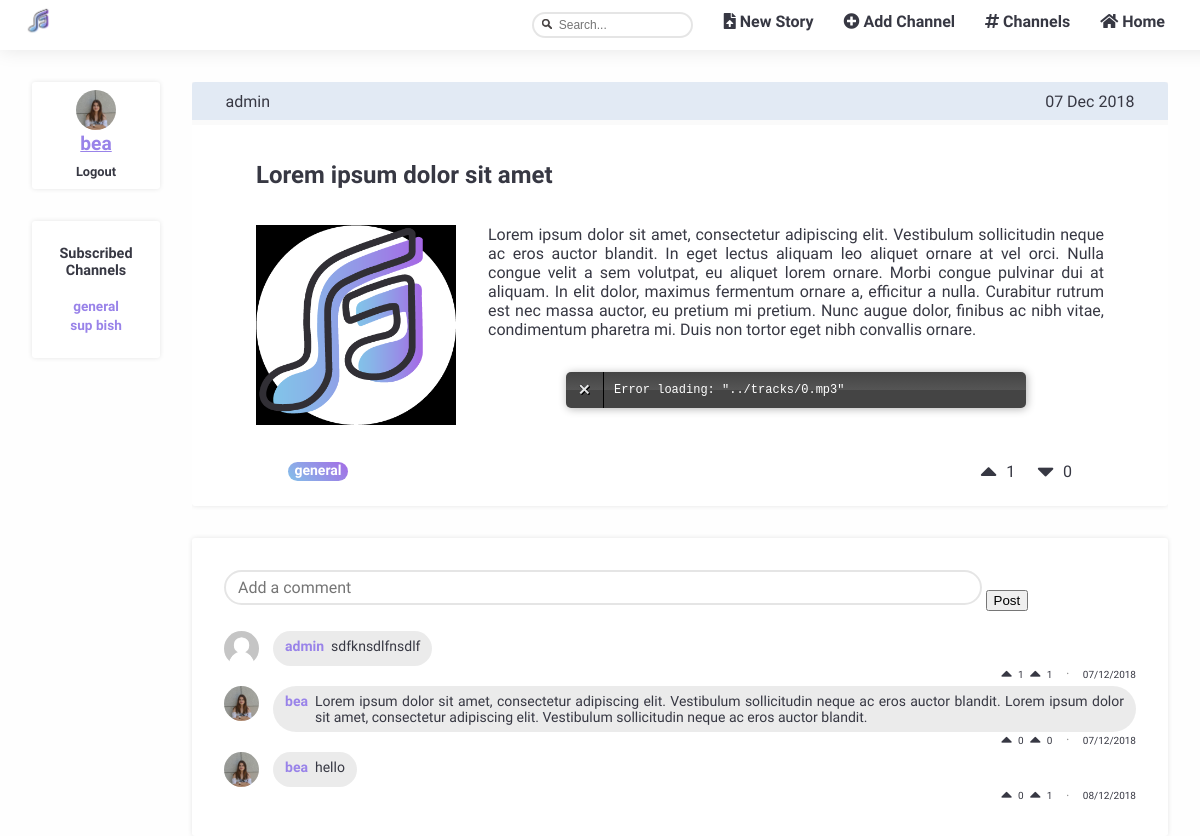
/pages/story_page.php?story_id=0 (signed in), run on the app's committed database.
### tables this page shows
CREATE TABLE subscribed (
  id INTEGER PRIMARY KEY,
  user VARCHAR REFERENCES users,
  channel VARCHAR REFERENCES channels
);

CREATE TABLE stories (id INTEGER PRIMARY KEY, title VARCHAR, text VARCHAR, author VARCHAR REFERENCES users, datetime DATETIME, upvotes INTEGER, downvotes INTEGER, channel VARCHAR REFERENCES channels);

CREATE TABLE comments (
  id INTEGER PRIMARY KEY,
  story_id INTEGER REFERENCES stories,
  author VARCHAR REFERENCES users,
  upvotes INTEGER,
  downvotes INTEGER,
  datetime DATETIME,
  text VARCHAR
);

### database/db_channels.php (called while the page is built, shortened)
<?php
  include('../database/db_connection.php');
  function getSubbedChannels($username) {
    global $db;
    $stmt = $db->prepare('SELECT channel FROM subscribed WHERE user = ?');
    $stmt->execute(array($username));
    return $stmt->fetchAll();
  }
?>

### database/db_stories.php (called while the page is built, shortened)
<?php
  include('../database/db_connection.php');
  function getStory($story) {
    global $db;
    $stmt = $db->prepare('SELECT * FROM stories WHERE id = ?');
    $stmt->execute(array($story));
    return $stmt->fetch();
  }
  function getComments($story) {
    global $db;
    $stmt = $db->prepare('SELECT * FROM comments WHERE story_id = ?');
    $stmt->execute(array($story));
    return $stmt->fetchAll();
  }
?>

### templates/tpl_stories.php (the view, shortened to what this page needs)
<?php function draw_story_page($story) {
  ?>
  <section id="story_page" class="page">
    <?php
      draw_story($story);
    ?>
</section>
<?php } ?>
<?php function draw_story($story) {
$date_str = $story['datetime'];
$date = strtotime($date_str);
?>
  <article id="story" class = "blockStyle ">
    <header>
      <span id="user"> <?= $story['author']?></span>
      <span id="date"> <?= date('d M Y',$date)?></span>
    </header>
    <hr class = "invisibleLine">
    <section id="body" class = "blockLayout">
      <h2><a href="../pages/story_page.php?story_id=<?=$story['id']?>"><?= $story['title']?></a></h2>
      <div id = "storyContent">
        <img src= "../img/stories/thumbs_medium/<?=$story['id']?>.png" width="200" height="200">
        <div id = "storyTextAndTrack">
          <p> <?= $story['text']?></p>
        </div>
      </div>
    <footer>
    <span id="channel"><?= $story['channel']?></span>
      <section id="upvote" data-storyid=<?=$story['id']?>>
        <button type="submit" class="voteup_btn" user=<?=$_SESSION['username']?> action=1 story=<?=$story['id']?>>
          <i class="fas fa-caret-up fa-2x"></i>
        </button>
        <span id=numUpvotes><?= $story['upvotes']?></span>
      </section>
      <section id="downvote" data-storyid=<?=$story['id']?>>
        <button type="submit" class="votedown_btn" user=<?=$_SESSION['username']?> action=0 story=<?=$story['id']?>>
          <i class="fas fa-caret-down fa-2x"></i>
        </button>
        <span id=numDownvotes><?= $story['downvotes']?></span>
      </section>
    </footer>
  </article>
<?php
} ?>
<?php function draw_comments($comments, $story) {
?>
  <section id="comment_list" class="page blockStyle blockLayout">
    <?php draw_add_comment($story);
    foreach($comments as $comment) {
      draw_comment($comment, $story);
    }
    ?>
  </section>
<?php
} ?>
<?php include_once('../templates/tpl_account.php');
function draw_comment($comment, $story) {
  $date_str = $comment['datetime'];
  $date = strtotime($date_str);
?>
  <article id="comment">
    <div id ="singleComment">
      <?php $igmsrc = getUserImage($comment['author']);?>
      <img  id="userImage"  src=<?=$igmsrc?> width=35 height="35">
      <div id ="userAndText" class="comment">
        <span id="user"> <?= $comment['author']?></span>
        <p><?= $comment['text']?></p>
      </div>
    </div>
    <footer>
      <section id="upvote" data-commentid=<?=$comment['id']?>>
        <button type="submit" class="voteup_btn" user=<?=$_SESSION['username']?> action=1 story=<?=$story?> comment=<?=$comment['id']?>>
          <i class="fas fa-caret-up fa-lg"></i>
        </button>
        <span id = numUpvotes><?= $comment['upvotes']?></span>
      </section>
      <section id="downvote" data-commentid=<?=$comment['id']?>>
        <button type="submit" class="votedown_btn" user=<?=$_SESSION['username']?> action=0 story=<?=$story?> comment=<?=$comment['id']?>>
          <i class="fas fa-caret-up fa-lg"></i>
        </button>
        <span id = numDownvotes><?= $comment['downvotes']?></span>
      </section>
      <span id ="divDot">&bull;</span>
      <span id="date"> <?= date('d/m/Y', $date)?></span>
    </footer>
  </article>
<?php
} ?>
<?php function draw_add_comment($story) {
?>
  <section id="add_comment">
    <form method="post" action="../actions/action_add_comment.php">
      <textarea  class="inputField" rows="1" cols="112" name="comment" placeholder="Add a comment" required></textarea>
      <button type="submit" class="add_comment_btn">Post</button>
    </form>
  </section>
<?php
} ?>

### templates/tpl_account.php (shortened to what this page needs)
<?php function draw_sidebar($subbed_channels) {
?>
  <section id="sidebar">
    <?php
      draw_sidebar_login();
      draw_sidebar_subs($subbed_channels);
    ?>
  </section>
<?php } ?>
<?php
    function draw_sidebar_login() {
  if (isset($_SESSION['username']))
  {
    $username = $_SESSION['username'];?>
    <section id="sidebar_login" class="blockStyle">
      <?php $igmsrc = getUserImage($username);?>
        <img  id="userImage"  src=<?=$igmsrc?> width=40 height="40">
        <a href="../pages/edit_profile.php?user=<?= $username ?>"><?= $username ?></a>
        <div><a href="../actions/action_logout.php">Logout</a></div>
    </section>
    <?php }
} ?>
<?php function draw_sidebar_subs($subbed_channels) {
  if (isset($_SESSION['username']) && !empty($subbed_channels)) {
    ?>
    <section id="sidebar_subs" class= "blockStyle">
      <h1>Subscribed Channels</h1>
      <ul>
        <?php
          foreach($subbed_channels as $subbed_channel) { ?>
            <li>
              <a href="../pages/channel_page.php?channel=<?= $subbed_channel['channel'] ?>"><?= $subbed_channel['channel'] ?></a>
            </li>
        <?php }
        ?>
      </ul>
    </section>
<?php }
}?>
<?php
function getUserImage($username){
  if(file_exists("../img/users/$username.png"))
   $img = "../img/users/$username.png";
  else  $img = "../img/unknownuser.png";
  return $img;
}?>

### data on the page
subscribed: channel "general"
subscribed: channel "sup bish"
stories: author "admin", datetime "07 Dec 2018", title "Lorem ipsum dolor sit amet", text "Lorem ipsum dolor sit amet, consectetur adipiscing elit. Vestibulum sollicitudin neque ac eros auctor blandit. In eget lectus aliquam leo aliquet ornare at vel orci. Nulla congue velit a sem volutpat, eu aliquet lorem ornare. Morbi congue pulvinar dui at aliquam. In elit dolor, maximus fermentum ornare a, efficitur a nulla. Curabitur rutrum est nec massa auctor, eu pretium mi pretium. Nunc augue dolor, finibus ac nibh vitae, condimentum pharetra mi. Duis non tortor eget nibh convallis ornare.", channel "general", upvotes "1", downvotes "0"
comments: shows a picture, author "admin", text "sdfknsdlfnsdlf", upvotes "1", downvotes "1", datetime "07/12/2018"
comments: author "bea", text "Lorem ipsum dolor sit amet, consectetur adipiscing elit. Vestibulum sollicitudin neque ac eros auctor blandit. Lorem ipsum dolor sit amet, consectetur adipiscing elit. Vestibulum sollicitudin neque ac eros auctor blandit.", upvotes "0", downvotes "0", datetime "07/12/2018"
comments: author "bea", text "hello", upvotes "0", downvotes "1", datetime "08/12/2018"

### other printed values
$username "bea"
